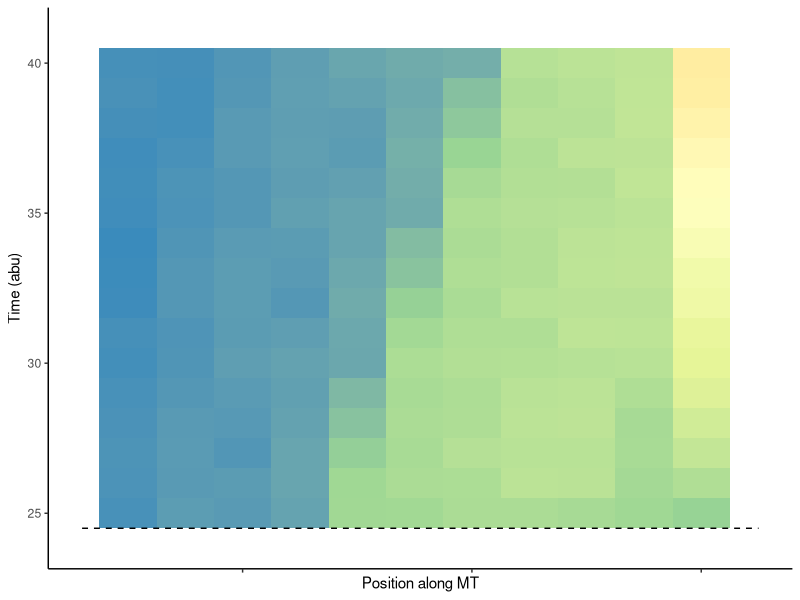
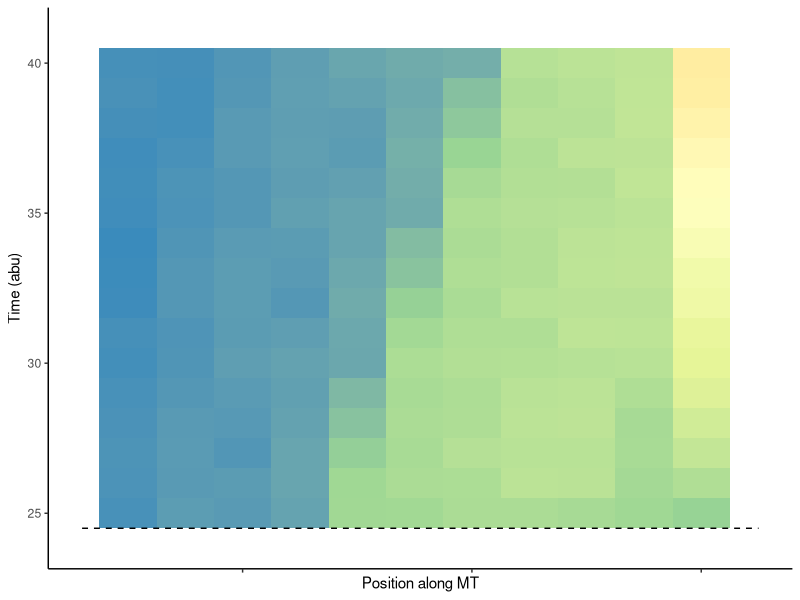
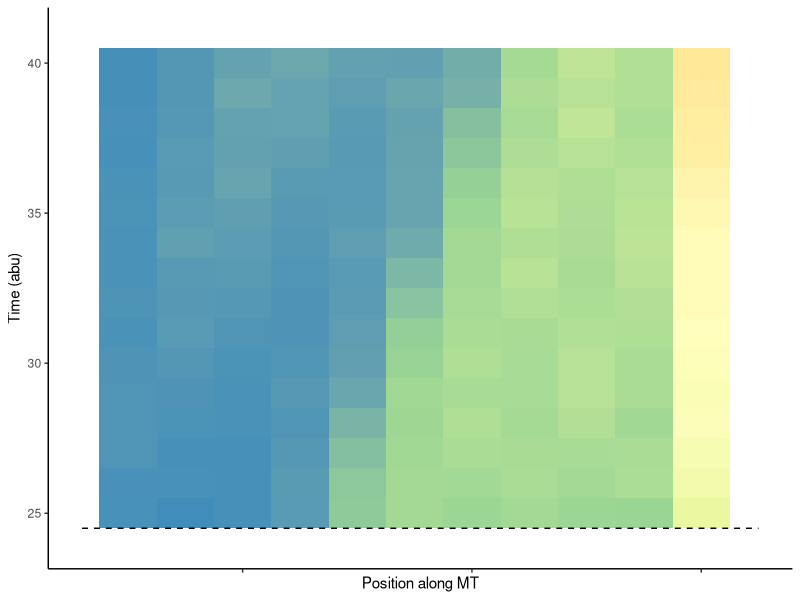
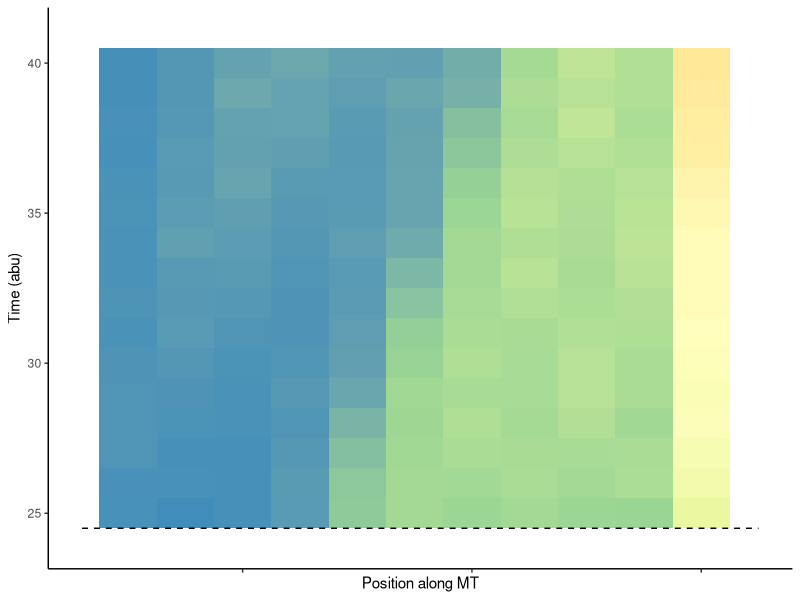
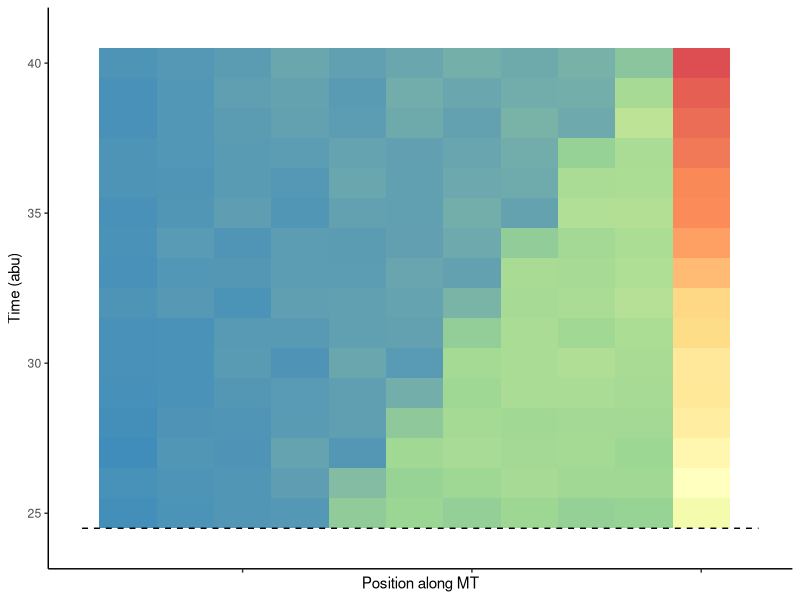
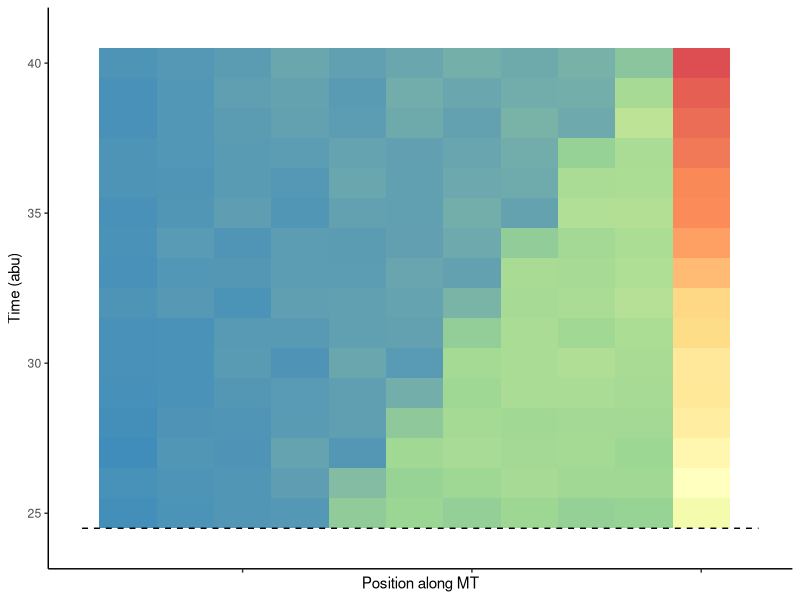
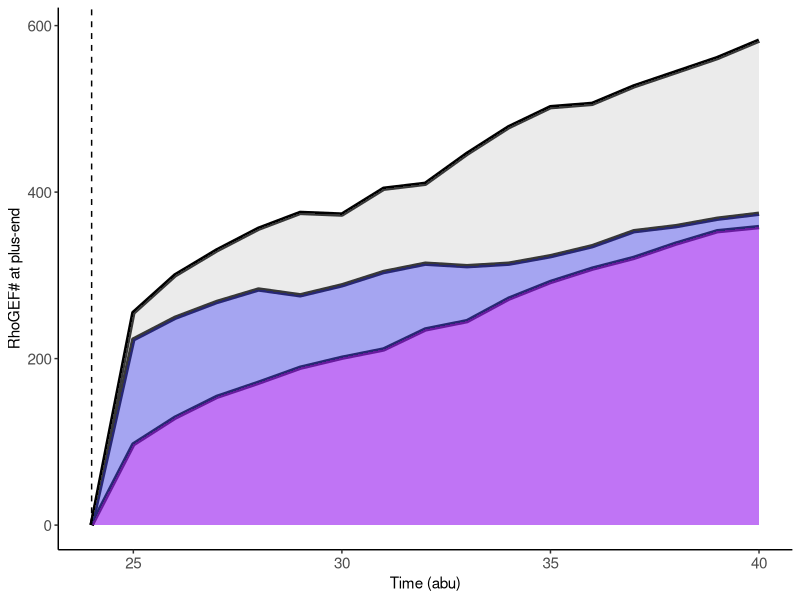
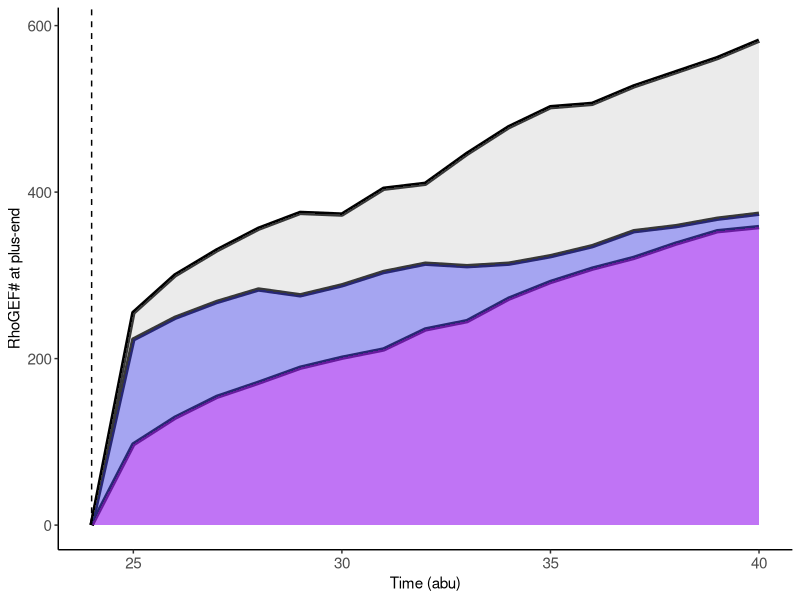

Here is the R script that generated these plots, in order:
#associated with Figure S1 for "Cleavage plane positioning by centralspindlin-mediated RhoGEF transport" (Warecki and Tao, 2023)
#please direct questions to: bwarecki@ucsc.edu
#this simulation will determine the distribution of Centralspindin-RhoGEF molecules along a microtubule over time

#load required packages
library(ggplot2)
library(dplyr)
library(RColorBrewer)

#simulation function:
RhoGEF.pos.time <- function(total.time, numCS, Plk.time, retention, relative.velocity) {
		#total.time=length of time for simulation to run
		#numCS=number of CS molecules to add to simulation
		#Plk.time=time after the start of simulation at which point RhoGEF can bind CS (represents polo phosphorylation)
		#retention=the retention rate of cargo-less CS at plus-end tips prior to polo phosphorylation
		#relative.velocity=how much faster/slower CS-RhoGEF transport is than cargo-less CS walking along microtubule
	time <- seq(0, (total.time-1)) #creates a sequence of time points
	MT.length <- 60 #arbitrary length of microtubule (position 60=plus-end tip)
		#below to name output variables
	rhogef.position <- vector() 
	rhogef.time <- vector()
	CS.num <- vector()
	CS.number <- 1 #identifier for CS molecule
		#below to define dataframes for simulation output
	d.f <- vector()
	for (i in 1:numCS) { #for every CS molecule
		CS.position <- sample(seq(1,MT.length), 1, replace=TRUE) #CS randomly associates along length of microtubule
			#below defines starting values that will be changed throughout simulation
		RhoGEF.CS.new <- 0
		RhoGEF.CS <- 0
		RhoGEF.t <- 0
		for (i in seq_along(time)) { #for every timepoint
			if (i < Plk.time) { #before polo phosphorylation
				CS.position <- CS.position+1 #CS advances forward 1 position
				if (CS.position>=MT.length) { #if CS reaches plus-end tip
					CS.ret <- sample(0:1, prob=c((1-retention), retention))[1] #determines if cargo-less CS remains on the plus-end tip based on entered retention value
					if (CS.ret==1) {
						CS.position <- MT.length #cargo-less CS is retained on plus-end tip
					} else {
						CS.position <- sample(seq(0,MT.length), 1, replace=TRUE) #CS dissociates and rebinds randomly along length of microtubule
					}
				}
				RhoGEF.t <- RhoGEF.t+1 #advances time counter for output
				RhoGEF.pos <- 0 #no RhoGEF on microtubule prior to Polo phosphorylation
				rhogef.time <- append(rhogef.time, RhoGEF.t) #add current timepoint to output
				rhogef.position <- append(rhogef.position, RhoGEF.pos) #add current RhoGEF position to output
				CS.num <- append(CS.num, CS.number) #add current CS molecule to output
			} else { #after polo phosphorylation
				if (RhoGEF.CS==0) { #for any cargo-less CS molecule
					RhoGEF.CS.new <- sample(0:1, prob=c(0.1,0.9))[1] #determines if RhoGEF binds CS		
				}
				if (RhoGEF.CS.new==1) {
					RhoGEF.CS <- 1 #newly bound CS will be treated as a CS-RhoGEF complex
				}
				if (RhoGEF.CS==1) {
					CS.position <- CS.position+(1*relative.velocity) #advances bound CS microtubule based on entered relative.velocity value
				} else {
					CS.position <- CS.position+1 #cargo-less CS advances forward 1 position
				}
				if (CS.position>=MT.length && RhoGEF.CS==1) { #for CS-RhoGEF complex at plus-end tip
					CS.ret <- sample(0:1, prob=c(0.08,0.92))[1] #probability CS-RhoGEF is retained at plus-end tip
					if (CS.ret==1) {
						CS.position <- MT.length #CS-RhoGEF retained at plus-end tip
					} else {
						CS.position <- sample(seq(0,MT.length), 1, replace=TRUE) #CS-RhoGEF dissociates and binds randomly along length of microtubule
					}
				}
				if (CS.position>=MT.length && RhoGEF.CS==0) { #for cargo-less CS at plus-end tip
					CS.ret <- sample(0:1, prob=c((1-retention),retention))[1] #probability CS is retained at plus-end tip based on entered retention value
					if (CS.ret==1) {
						CS.position <- MT.length #cargo-less CS retained at plus-end tip
					} else {
						CS.position <- sample(seq(0,MT.length), 1, replace=TRUE) #CS dissociates and binds randomly along length of microtubule
					}
				}
				RhoGEF.t <- RhoGEF.t+1 #advances time counter for output
				if (RhoGEF.CS==1) { #for CS-RhoGEF complexes
					RhoGEF.pos <- CS.position #position of Rho on microtubule = position of CS on microtubule
				} else {
					RhoGEF.pos <- 0 #for cargo-less CS, no RhoGEF position on microtubule
				}
				rhogef.time <- append(rhogef.time, RhoGEF.t) #add current timepoint to output
				rhogef.position <- append(rhogef.position, RhoGEF.pos) #add current Rho position to output
				CS.num <- append(CS.num, CS.number) #add current CS molecule to output
			}
			d.f <- data.frame(Pos=rhogef.position, Time=rhogef.time, CS=CS.num)	#creates data frame with each RhoGEF position along the microtubule at each time for each CS molecule
		}
		CS.number <- CS.number + 1 #create new identifier for next CS molecule
	}
	d.f.afterpolo <- filter(d.f, Time>=25) #filter data for RhoGEF position after polo phosphorylation
	return(d.f.afterpolo)
}

#run simulations under different conditions
test.null <- RhoGEF.pos.time(50,1000,25,0.0000001,1) #no cargo-less retention + no CS stimulation by RhoGEF
test.retain <- RhoGEF.pos.time(50,1000,25,0.89,1) #cargo-less retention + no CS stimulation by RhoGEF
test.retain_transport <- RhoGEF.pos.time(50,1000,25,0.89,(11/6)) #cargo-less retention + CS stimulation by RhoGEF

#for graphical output
#create histograms to place CS-RhoGEF molecules in bins of 5 positions along microtubule
histogram.rearrange.5 <- function(data) {
	max.time <- max(data$Time) #determine maximum time value in simulation
	initial.time <- 24
	data.binned.total <- vector() #define output
	for (i in 24:max.time) {
		d.f <- filter(data, Time==initial.time) #pull out all positions for a given time
		hist.count <- hist(d.f$Pos, plot=FALSE, breaks=seq(0,60,by=5))$counts #group counts into bins of 5
		hist.break <- seq(0,60,by=5)[2:13] #label bins
		time.list <- rep(initial.time, 12) #label time
		data.binned <- data.frame(count=hist.count, pos=hist.break, time.l=time.list) #create data frame for each time point
		data.binned.total <- rbind(data.binned.total, data.binned) #combine data frames from all time points
		initial.time <- initial.time+1 #advance time counter
	}
	return(data.binned.total)
}

#create binned data for simulations
test.null.rearrange <- histogram.rearrange.5(test.null)
test.retain.rearrange <- histogram.rearrange.5(test.retain)
test.retain_transport.rearrange <- histogram.rearrange.5(test.retain_transport)

#qualitative distribution of RhoGEF along a microtubule over time (Figure S1C)
dev.new(width=2, height=2) 
ggplot(test.null.rearrange, aes(x=pos, y=time.l, fill=count)) +
	geom_tile() +
	xlim(6,65) +
	ylim(24,41) +
	scale_fill_distiller(palette="Spectral", limits=c(0,600)) +
	theme_classic() +
	annotate("segment", x=6, xend=65, y=24.5, yend=24.5, linetype="dashed") +
	guides(fill=FALSE) +
	labs(y="Time (abu)",
		 x="Position along MT") +
	theme(axis.text.x=element_blank())
ggsave("rhogef.null.tile.jpeg", dpi=1000)
	
dev.new(width=2, height=2) 
ggplot(test.retain.rearrange, aes(x=pos, y=time.l, fill=count)) +
	geom_tile() +
	xlim(6,65) +
	ylim(24,41) +
	scale_fill_distiller(palette="Spectral", limits=c(0,600)) +
	theme_classic() +
	annotate("segment", x=6, xend=65, y=24.5, yend=24.5, linetype="dashed") +
	guides(fill=FALSE) +
	labs(y="Time (abu)",
		 x="Position along MT") +
	theme(axis.text.x=element_blank())
ggsave("rhogef.retain.tile.jpeg", dpi=1000)
	
dev.new(width=2, height=2) 
ggplot(test.retain_transport.rearrange, aes(x=pos, y=time.l, fill=count)) +
	geom_tile() +
	xlim(6,65) +
	ylim(24,41) +
	scale_fill_distiller(palette="Spectral", limits=c(0,600)) +
	theme_classic() +
	annotate("segment", x=6, xend=65, y=24.5, yend=24.5, linetype="dashed") +
	guides(fill=FALSE) +
	labs(y="Time (abu)",
		 x="Position along MT") +
	theme(axis.text.x=element_blank())
ggsave("rhogef.retain_transport.jpeg", dpi=1000)
	
#quantitative comparison of RhoGEF at microtubule plus-end (last 5 positions of microtubule) for different simulations (Figure S1D)
test.null.rearrange.60 <- filter(test.null.rearrange, pos==60) #pull out data for microtubule end
test.null.rearrange.60 <- mutate(test.null.rearrange.60, test="null") #define test
test.retain.rearrange.60 <- filter(test.retain.rearrange, pos==60) #pull out data for microtubule end
test.retain.rearrange.60 <- mutate(test.retain.rearrange.60, test="retain") #define test
test.retain_transport.rearrange.60 <- filter(test.retain_transport.rearrange, pos==60) #pull out data for microtubule end
test.retain_transport.rearrange.60 <- mutate(test.retain_transport.rearrange.60, test="retain_transport") #define test
test.60 <- rbind(test.null.rearrange.60, test.retain.rearrange.60, test.retain_transport.rearrange.60) #combine dataframes

dev.new(width=2.25, height=2.25)
ggplot(test.60, aes(x=time.l, y=count, fill=rev(test))) +
	geom_line(size=1.5) +
	geom_area(position="identity", alpha=0.3) +
	theme_classic() +
	xlim(24,40) +
	guides(fill=FALSE) +
	theme(axis.text.x=element_text(size=11),
		  axis.text.y=element_text(size=11)) +
	scale_fill_manual(values=c("grey", "blue", "magenta")) +
	labs(x="Time (abu)",
		 y="RhoGEF# at plus-end") +
	annotate("segment", x=24, xend=24, y=0, yend=Inf, linetype="dashed")
ggsave("rhogef.atplustend.jpeg", dpi=1000)
	
#quantitative comparison of RhoGEF distribution along the microtubule at time=40 for each simulation (Figure S1E)
test.null.40 <- filter(test.null, Time==40) #pull RhoGEFF positions for time=40
test.null.40 <- mutate(test.null.40, test="null") #define test
test.retain.40 <- filter(test.retain, Time==40) #pull RhoGEFF positions for time=40
test.retain.40 <- mutate(test.retain.40, test="retain") #define test
test.retain_transport.40 <- filter(test.retain_transport, Time==40) #pull RhoGEFF positions for time=40
test.retain_transport.40 <- mutate(test.retain_transport.40, test="retain_transport") #define test
test.40 <- rbind(test.null.40, test.retain.40, test.retain_transport.40) #combine data frames

dev.new(width=2, height=2.25)
ggplot(test.40, aes(x=Pos, group=test, fill=test)) +
	geom_density(size=1, alpha=0.5) +
	theme_classic() +
	guides(fill=FALSE) +
	scale_fill_manual(values=c("magenta", "blue", "grey")) +
	labs(x="Position along MT",
		 y="Density of RhoGEF\nat Time=40")
ggsave("rhogef.dist.time40.jpeg", dpi=1000)
